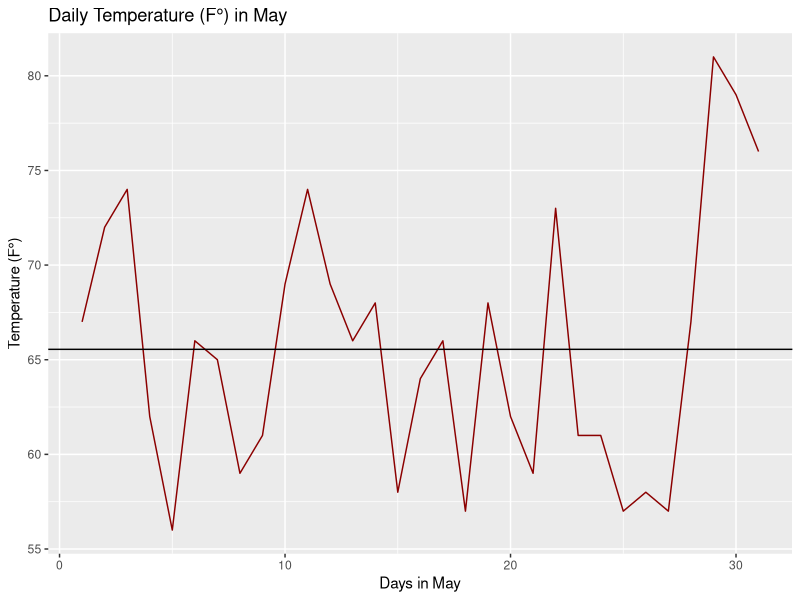

This chart was generated by the following R code:
## ---- chunk 1
#Report Exercise 4
library(tidyverse)

#Herunterladen der Aisquality-Daten
airquality <- datasets::airquality
airquality

#Substrahieren der Mai-Daten
may_dates <- subset(airquality, Month == 5)
may_dates <- may_dates |>
  group_by(Day) |>
  summarise(temperatures_f = (Temp))
may_dates

#Generieren der Durchschnittstemperatur von Mai
mean_temperature_may <- subset(airquality, Month ==5)
mean_temperature_may <- mean_temperature_may |>
  group_by(Month) |>
  summarise(mean_temperature = mean(Temp))
mean_temperature_may

#Figure 1
plot1 <- ggplot(
  data = may_dates,
  aes(Day, temperatures_f)) +
  geom_line(color = "red4") +
  geom_abline(slope = 0, intercept = 65.54839) +
  labs(title = "Daily Temperature (F°) in May",
       x = "Days in May",
       y = "Temperature (F°)") + 
  theme_grey()

plot1
